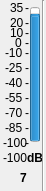
    <widget class="QWidget" name="widget_7" native="true">
     <property name="geometry">
      <rect>
       <x>240</x>
       <y>40</y>
       <width>46</width>
       <height>191</height>
      </rect>
     </property>
     <widget class="QProgressBar" name="progressBar_49">
      <property name="geometry">
       <rect>
        <x>30</x>
        <y>7</y>
        <width>10</width>
        <height>135</height>
       </rect>
      </property>
      <property name="contextMenuPolicy">
       <enum>Qt::DefaultContextMenu</enum>
      </property>
      <property name="toolTip">
       <string>Local Input 1 Meter</string>
      </property>
      <property name="statusTip">
       <string/>
      </property>
      <property name="whatsThis">
       <string/>
      </property>
      <property name="autoFillBackground">
       <bool>false</bool>
      </property>
      <property name="minimum">
       <number>-100</number>
      </property>
      <property name="maximum">
       <number>35</number>
      </property>
      <property name="value">
       <number>24</number>
      </property>
      <property name="textVisible">
       <bool>true</bool>
      </property>
      <property name="orientation">
       <enum>Qt::Vertical</enum>
      </property>
      <property name="invertedAppearance">
       <bool>false</bool>
      </property>
      <property name="format">
       <string>%p%</string>
      </property>
     </widget>
     <widget class="QLabel" name="m0_49">
      <property name="geometry">
       <rect>
        <x>25</x>
        <y>0</y>
        <width>16</width>
        <height>16</height>
       </rect>
      </property>
      <property name="text">
       <string>-</string>
      </property>
     </widget>
     <widget class="QLabel" name="t35_49">
      <property name="geometry">
       <rect>
        <x>10</x>
        <y>0</y>
        <width>16</width>
        <height>16</height>
       </rect>
      </property>
      <property name="text">
       <string>35</string>
      </property>
     </widget>
     <widget class="QLabel" name="tn100_49">
      <property name="geometry">
       <rect>
        <x>3</x>
        <y>135</y>
        <width>31</width>
        <height>16</height>
       </rect>
      </property>
      <property name="text">
       <string>-100</string>
      </property>
     </widget>
     <widget class="QLabel" name="m15_49">
      <property name="geometry">
       <rect>
        <x>25</x>
        <y>15</y>
        <width>16</width>
        <height>16</height>
       </rect>
      </property>
      <property name="text">
       <string>-</string>
      </property>
     </widget>
     <widget class="QLabel" name="m25_49">
      <property name="geometry">
       <rect>
        <x>25</x>
        <y>25</y>
        <width>16</width>
        <height>16</height>
       </rect>
      </property>
      <property name="text">
       <string>-</string>
      </property>
     </widget>
     <widget class="QLabel" name="m90_49">
      <property name="geometry">
       <rect>
        <x>25</x>
        <y>90</y>
        <width>16</width>
        <height>16</height>
       </rect>
      </property>
      <property name="text">
       <string>-</string>
      </property>
     </widget>
     <widget class="QLabel" name="m105_49">
      <property name="geometry">
       <rect>
        <x>25</x>
        <y>105</y>
        <width>16</width>
        <height>16</height>
       </rect>
      </property>
      <property name="text">
       <string>-</string>
      </property>
     </widget>
     <widget class="QLabel" name="m120_49">
      <property name="geometry">
       <rect>
        <x>25</x>
        <y>120</y>
        <width>16</width>
        <height>16</height>
       </rect>
      </property>
      <property name="text">
       <string>-</string>
      </property>
     </widget>
     <widget class="QLabel" name="m135_49">
      <property name="geometry">
       <rect>
        <x>25</x>
        <y>135</y>
        <width>16</width>
        <height>16</height>
       </rect>
      </property>
      <property name="text">
       <string>-</string>
      </property>
     </widget>
     <widget class="QLabel" name="m45_49">
      <property name="geometry">
       <rect>
        <x>25</x>
        <y>45</y>
        <width>16</width>
        <height>16</height>
       </rect>
      </property>
      <property name="text">
       <string>-</string>
      </property>
     </widget>
     <widget class="QLabel" name="m60_49">
      <property name="geometry">
       <rect>
        <x>25</x>
        <y>60</y>
        <width>16</width>
        <height>16</height>
       </rect>
      </property>
      <property name="text">
       <string>-</string>
      </property>
     </widget>
     <widget class="QLabel" name="m75_49">
      <property name="geometry">
       <rect>
        <x>25</x>
        <y>75</y>
        <width>16</width>
        <height>16</height>
       </rect>
      </property>
      <property name="text">
       <string>-</string>
      </property>
     </widget>
     <widget class="QLabel" name="t20_49">
      <property name="geometry">
       <rect>
        <x>10</x>
        <y>15</y>
        <width>16</width>
        <height>16</height>
       </rect>
      </property>
      <property name="text">
       <string>20</string>
      </property>
     </widget>
     <widget class="QLabel" name="t5_49">
      <property name="geometry">
       <rect>
        <x>10</x>
        <y>25</y>
        <width>16</width>
        <height>16</height>
       </rect>
      </property>
      <property name="text">
       <string>10</string>
      </property>
     </widget>
     <widget class="QLabel" name="tn10_49">
      <property name="geometry">
       <rect>
        <x>5</x>
        <y>45</y>
        <width>21</width>
        <height>16</height>
       </rect>
      </property>
      <property name="text">
       <string>-10</string>
      </property>
     </widget>
     <widget class="QLabel" name="tn25_49">
      <property name="geometry">
       <rect>
        <x>5</x>
        <y>60</y>
        <width>21</width>
        <height>16</height>
       </rect>
      </property>
      <property name="text">
       <string>-25</string>
      </property>
     </widget>
     <widget class="QLabel" name="tn40_49">
      <property name="geometry">
       <rect>
        <x>5</x>
        <y>75</y>
        <width>21</width>
        <height>16</height>
       </rect>
      </property>
      <property name="text">
       <string>-40</string>
      </property>
     </widget>
     <widget class="QLabel" name="tn55_49">
      <property name="geometry">
       <rect>
        <x>5</x>
        <y>90</y>
        <width>21</width>
        <height>16</height>
       </rect>
      </property>
      <property name="text">
       <string>-55</string>
      </property>
     </widget>
     <widget class="QLabel" name="tn70_49">
      <property name="geometry">
       <rect>
        <x>5</x>
        <y>105</y>
        <width>21</width>
        <height>16</height>
       </rect>
      </property>
      <property name="text">
       <string>-70</string>
      </property>
     </widget>
     <widget class="QLabel" name="tn85_49">
      <property name="geometry">
       <rect>
        <x>5</x>
        <y>120</y>
        <width>21</width>
        <height>16</height>
       </rect>
      </property>
      <property name="text">
       <string>-85</string>
      </property>
     </widget>
     <widget class="QLabel" name="m35_49">
      <property name="geometry">
       <rect>
        <x>25</x>
        <y>35</y>
        <width>16</width>
        <height>16</height>
       </rect>
      </property>
      <property name="text">
       <string>-</string>
      </property>
     </widget>
     <widget class="QLabel" name="t0_49">
      <property name="geometry">
       <rect>
        <x>15</x>
        <y>35</y>
        <width>16</width>
        <height>16</height>
       </rect>
      </property>
      <property name="text">
       <string>0</string>
      </property>
     </widget>
     <widget class="QLabel" name="value_49">
      <property name="geometry">
       <rect>
        <x>3</x>
        <y>150</y>
        <width>31</width>
        <height>16</height>
       </rect>
      </property>
      <property name="autoFillBackground">
       <bool>false</bool>
      </property>
      <property name="frameShadow">
       <enum>QFrame::Plain</enum>
      </property>
      <property name="text">
       <string>-100</string>
      </property>
     </widget>
     <widget class="QLabel" name="dB_49">
      <property name="geometry">
       <rect>
        <x>27</x>
        <y>150</y>
        <width>16</width>
        <height>16</height>
       </rect>
      </property>
      <property name="font">
       <font>
        <weight>75</weight>
        <bold>true</bold>
       </font>
      </property>
      <property name="text">
       <string>dB</string>
      </property>
     </widget>
     <widget class="QLabel" name="number_49">
      <property name="geometry">
       <rect>
        <x>20</x>
        <y>170</y>
        <width>16</width>
        <height>16</height>
       </rect>
      </property>
      <property name="font">
       <font>
        <weight>75</weight>
        <bold>true</bold>
       </font>
      </property>
      <property name="text">
       <string>7</string>
      </property>
     </widget>
     <widget class="Line" name="line_49">
      <property name="geometry">
       <rect>
        <x>35</x>
        <y>0</y>
        <width>16</width>
        <height>191</height>
       </rect>
      </property>
      <property name="orientation">
       <enum>Qt::Vertical</enum>
      </property>
     </widget>
    </widget>
